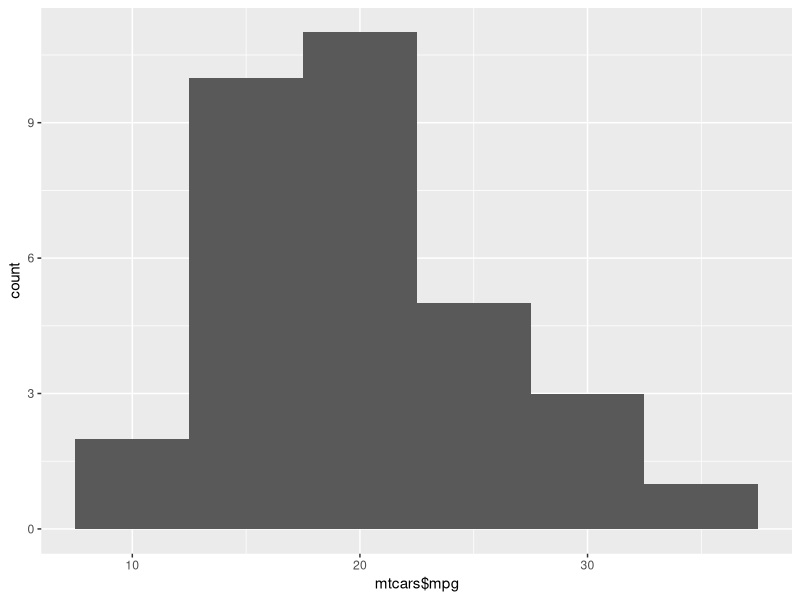

Recreate this plot in R. (Note: this script raises an error after producing the figure.)
#Sampling Distribution 
#Sample mean is unbiased because the mean of all possible sample means of a given sample size, n, is equal to the population mean, mu. 
#Standard error of the mean is the value of the standard deviation of all possible sample means 
#To compute the standard error of the mean for a population the following is required: 
#population standard deviation 
#population size 
#Formula = sigma x-bar = sigma/(sqrt(n))
#Step 1: Create a function sigma_x_bar to compute the standard error of the mean 
#This function takes input parameters 
#sigma = population standard deviation 
#n = sample size 
#and outputs the standard error of the mean 
sigma_x_bar <- function(sigma, n) {
  sigma_xbar = (sigma/sqrt(n))
  
  return(sigma_xbar)
}
#e.g. 1
#Given that sigma = 19 and n = 49, calculate the standard error of the mean and assign it to the vector eg1 
eg1 <- sigma_x_bar(19,49)
eg1
#e.g. 2 Data set: mtcars 
#Step 1: Load the data set 
data(mtcars)
head(mtcars)
# Step 2: Create a vector consisting of the desired column using dataset$columnname 
# and assign it to the vector mtcarsmpg
mtcarsmpg <- mtcars$mpg
#Step 3: use functions sd and count within the function sigma_x_bar to calculate the standard error of the mean for the data set 
#assign it to mtcars_sigmaxbar
mtcars_sigmaxbar <- sigma_x_bar(sd(mtcarsmpg), length(mtcarsmpg))
mtcars_sigmaxbar
#When sampling from normally distributed populations, the sampling distribution of the mean is normally distributed 
#This means mu x-bar = mu 
#The standard error of the mean decreases as sample size increases
#To compute the z-score for the sampling distribution of the mean the following is required:
#sample mean 
#population mean 
#population standard deviation
#sample size 
#Formula: z = ((x-bar)- mu)/(sigma/(sqrt(n)))
#The Central Limit Theorem states that as the sample size gets larger, the sampling destitution of the mean is approximately normally distributed. 
#This is regardless of the shape of the distribution of the individual values in the population. 
#The minimum sample size needed to apply the Central Limit Theorem is 30 
#To check if the data set mtcars is normally distributed plot a histogram 
#Step 4: Install the ggplot2 package 
install.packages("ggplot2")
library("ggplot2")
#Step 5: Plot a histogram for mtcarsmpg
ggplot(mtcars, aes(x = mtcars$mpg))+
  geom_histogram(binwidth = 5)
#As seen from the histogram the data is positively skewed
#Central Limit Theorem can be applied because the sample size is 32
#Let's now breakdown the process of Central Limit Theorem 
#Create samples of 4 from the data
sample_1 <- sample(mtcars$mpg, 4, replace = FALSE)
sample_1
sample_2 <- sample(mtcars$mpg, 4, replace = FALSE)
sample_2 
sample_3 <- sample(mtcars$mpg, 4, replace = FALSE)
sample_3
sample_4 <- sample(mtcars$mpg, 4, replace=FALSE)
sample_4
sample_5 <- sample(mtcars$mpg, 4, replace = FALSE)
sample_5
sample_6 <- sample(mtcars$mpg, 4, replace = FALSE)
sample_6
sample_7 <- sample(mtcars$mpg, 4, replace = FALSE)
sample_7
sample_8 <- sample(mtcars$mpg, 4, replace = FALSE)
sample_8
#Calculate the mean of each sample and assign it to the vector mtcarsmpg_samplemeans
mtcarsmpg_samplemeans <- data.frame("Sample Means" = c(mean(sample_1), 
                           mean(sample_2),
                           mean(sample_3),
                           mean(sample_4),
                           mean(sample_5),
                           mean(sample_6),
                           mean(sample_7),
                           mean(sample_8)))
mtcarsmpg_samplemeans
#Plot a histogram of mtcarsmpg_samplemeans
ggplot(mtcarsmpg_samplemeans, aes(x = mtcarsmpg_samplemeans))+
  geom_histogram(binwidth = 1)
